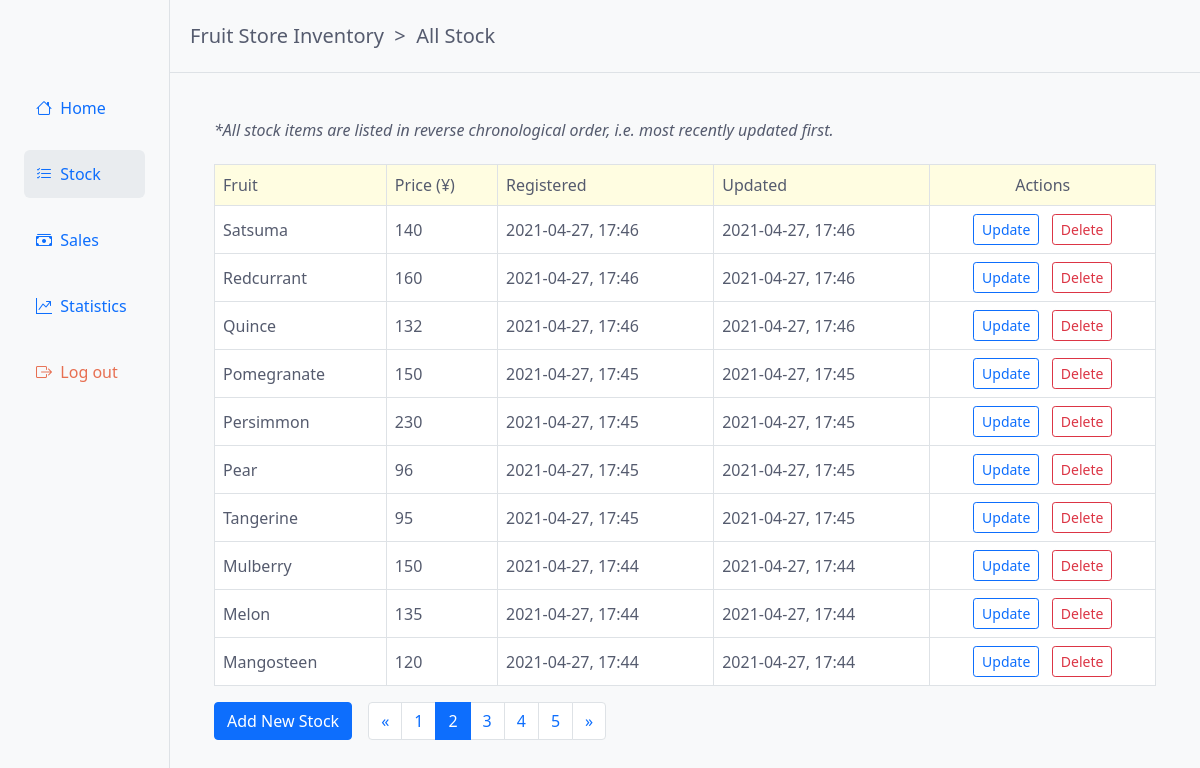
Screenshot of /stock/list/?page=2 (signed in) with the database file from the repository.
### stock/models.py (models this page shows, shortened)
class Fruit(models.Model):
    name = models.CharField(max_length=100, unique=True)
    price = models.PositiveIntegerField(
        default=0,
        validators=[MinValueValidator(0), MaxValueValidator(999999999999)],
    )
    created_on = models.DateTimeField(auto_now_add=True)
    updated_on = models.DateTimeField(auto_now=True)
    class Meta:
        verbose_name = "fruit"
        verbose_name_plural = "fruits"

### stock/views.py (the view)
# urls.py: path("list/", stock_list, name="stock_list"),
@login_required
def stock_list(request):
    fruits = Fruit.objects.order_by("-updated_on")
    page = request.GET.get('page', 1)
    paginator = Paginator(fruits, 10)
    try:
        fruits = paginator.page(page)
    except PageNotAnInteger:
        fruits = paginator.page(1)
    except EmptyPage:
        fruits = paginator.page(paginator.num_pages)
    return render(request, "stock/stock_list.html", {"fruits": fruits})

### templates/stock/stock_list.html (shortened to what this page needs)
{% extends 'base.html' %}
{% load humanize %}
{% block page-trail %}&nbsp;&nbsp;>&nbsp;&nbsp;All Stock{% endblock page-trail %}
{% block content %}
    <div class="row my-5 mx-3">
        <div class="col mx-3">
            {% if fruits %}
                <h6 class="mb-4"><i>*All stock items are listed in reverse chronological order, i.e. most recently updated first.</i></h6>
                <div class="table-responsive">
                    <table class="table table-bordered">
                        <thead class="table-header-bg-1">
                            <tr>
                                <th scope="col">Fruit</th>
                                <th scope="col">Price (¥)</th>
                                <th scope="col">Registered</th>
                                <th scope="col">Updated</th>
                                <th scope="col" class="col-center-align">Actions</th>
                            </tr>
                        </thead>
                        <tbody class="table-body-bg">
                            {% for fruit in fruits %}
                                <tr>
                                    <td>
                                        {{ fruit.name|capfirst }}
                                    </td>
                                    <td>
                                        {{ fruit.price|intcomma }}
                                    </td>
                                    <td>
                                        {{ fruit.created_on|date:"Y-m-d" }}, {{ fruit.created_on|time:"H:i" }}
                                    </td>
                                    <td>
                                        {{ fruit.updated_on|date:"Y-m-d" }}, {{ fruit.updated_on|time:"H:i" }}
                                    </td>
                                    <td class="col-center-align">
                                        <a href="{% url 'stock_update' fruit.pk %}"  class="btn btn-outline-primary btn-sm mr-2" role="button">Update</a>
                                        <form action="{% url 'stock_delete' fruit.pk %}" method="POST" style="display:inline">
                                            <button type="submit" class="btn btn-outline-danger btn-sm">Delete</button>
                                        </form>
                                    </td>
                                </tr>
                            {% endfor %}
                        </tbody>
                    </table>
                </div>
                <div class="table-footer-buttons">
                    <a href="{% url 'stock_create' %}"  class="btn btn-primary" role="button">Add New Stock</a>
                </div>
                {% if fruits.has_other_pages %}
                    <div class="pagination-block mx-3">
                        <ul class="pagination">
                            {% if fruits.has_previous %}
                                <li class="page-item"><a class="page-link" href="?page={{ fruits.previous_page_number }}">&laquo;</a></li>
                            {% else %}
                                <li class="page-item disabled"><a class="page-link" href="#" >&laquo;</a></li>
                            {% endif %}
                            {% for i in fruits.paginator.page_range %}
                                {% if fruits.number == i %}
                                    <li class="page-item active"><a class="page-link" href="#">{{ i }}</a></li>
                                {% else %}
                                    <li class="page-item"><a class="page-link" href="?page={{ i }}">{{ i }}</a></li>
                                {% endif %}
                            {% endfor %}
                            {% if fruits.has_next %}
                                <li class="page-item"><a class="page-link" href="?page={{ fruits.next_page_number }}">&raquo;</a></li>
                            {% else %}
                                <li class="page-item disabled"><a class="page-link" href="#" >&raquo;</a></li>
                            {% endif %}
                        </ul>
                    </div>
                {% endif %}
            {% else %}
                <p>No stock information has been added. To do so, please use the button below.</p>
                <a href="{% url 'stock_create' %}" class="btn btn-primary mt-3 mr-2" role="button">Add New Stock</a>
            {% endif %}
        </div>
    </div>
{% endblock %}

### static/css/base.css (style rules this page uses)
body { background-color: #f8f9fa; min-width: 700px; }
body, h5, h6, th, a { font-weight: 300; }
a:link { text-decoration: none; }
h5, h6, p, li, a, th, td { color: #555b6e; }
td { vertical-align: middle; }
.table-header-bg-1 { background-color:#fffde1; }
.table-body-bg { background-color: #fff; }
.col-center-align { text-align: center; }
.pagination-block, .table-footer-buttons { float: left; }

### rows the page displays
Fruit: name "Satsuma", price "140", created_on "2021-04-27", created_on "17:46", updated_on "2021-04-27", updated_on "17:46"
Fruit: name "Redcurrant", price "160", created_on "2021-04-27", created_on "17:46", updated_on "2021-04-27", updated_on "17:46"
Fruit: name "Quince", price "132", created_on "2021-04-27", created_on "17:46", updated_on "2021-04-27", updated_on "17:46"
Fruit: name "Pomegranate", price "150", created_on "2021-04-27", created_on "17:45", updated_on "2021-04-27", updated_on "17:45"
Fruit: name "Persimmon", price "230", created_on "2021-04-27", created_on "17:45", updated_on "2021-04-27", updated_on "17:45"
Fruit: name "Pear", price "96", created_on "2021-04-27", created_on "17:45", updated_on "2021-04-27", updated_on "17:45"
Fruit: name "Tangerine", price "95", created_on "2021-04-27", created_on "17:45", updated_on "2021-04-27", updated_on "17:45"
Fruit: name "Mulberry", price "150", created_on "2021-04-27", created_on "17:44", updated_on "2021-04-27", updated_on "17:44"
Fruit: name "Melon", price "135", created_on "2021-04-27", created_on "17:44", updated_on "2021-04-27", updated_on "17:44"
Fruit: name "Mangosteen", price "120", created_on "2021-04-27", created_on "17:44", updated_on "2021-04-27", updated_on "17:44"

### other values shown
{{ i }} "1" "3" "4" "5"
{{ i }} "2"
